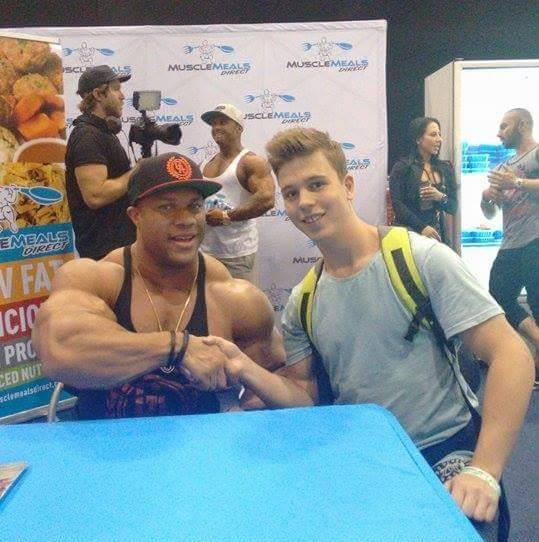
#> input picture Course/ComputerVision/Files/weeee.jpg, 539 x 542 px, found by its file name
$ python detectFaces.py
#> lines starting #> are read from the running program, lines starting #| are printed output that depends on the picture; after the words box and inside, x2 and y2 are one past the last pixel; in counts of white or black regions, pixels touching at a corner belong together
import cv2

face_cascade=cv2.CascadeClassifier("haarcascade_frontalface_default.xml") #Select the Haar Cascade (Can be other ones)

img=cv2.imread("weeee.jpg") # Read the Image we want to search for faces in
#> img is the input picture: shape (542, 539, 3); mean B, G, R 150.7, 147.2, 134
gray_img=cv2.cvtColor(img,cv2.COLOR_BGR2GRAY) # Convert to Grey (Because it is better to use Grayscale when processing images for recognition)
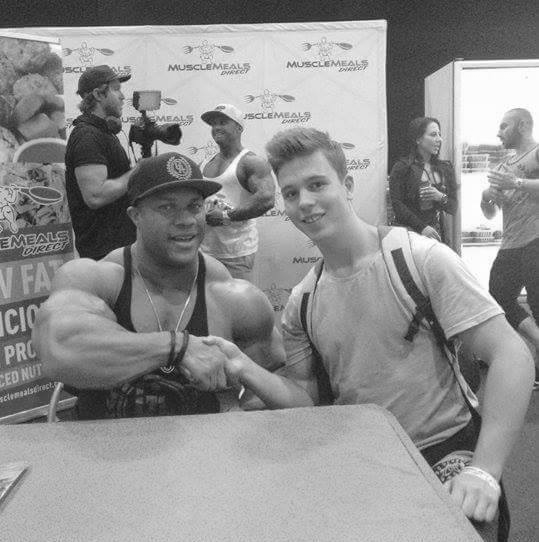
#> gray_img: shape (542, 539); min 13, max 255, mean 143.7

faces=face_cascade.detectMultiScale(gray_img,
scaleFactor=1.2,
minNeighbors=5) # 5% scale less in the image to search for faces (scaleFactor)
#> faces = [[265, 158, 79, 79]]

for x, y, w, h in faces:
    img=cv2.rectangle(img, (x,y), (x+w,y+h), (0,255,0), 3) # Draw a GREEN rectangle over the face that has been detected.
#> this loop made 1 pass
#> pass 1, `img=cv2.rectangle(img, (x,y), (x+w,y+h), (0,255,0), 3)`:
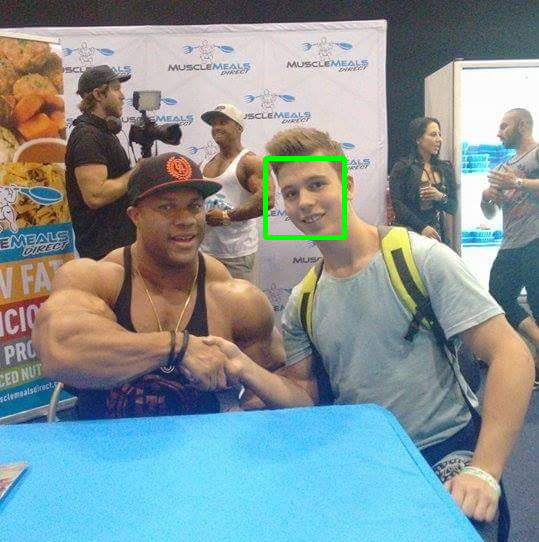
#> img: shape (542, 539, 3); 0.54% of pixels changed, all inside (x1, y1, x2, y2) = (263, 156, 347, 240)

# print(type(faces))
# print(faces)

print(img.shape)
#| (542, 539, 3)
if img.shape[0] > 1000 or img.shape[1] > 1000:
    resized=cv2.resize(img, (int(img.shape[1]/4),int(img.shape[0]/4)))
else:
    resized=img


cv2.imshow("Faces", resized)
cv2.waitKey(0)
cv2.destroyAllWindows()

$ run again, with Course/ComputerVision/Files/ky.jpg copied over Course/ComputerVision/Files/weeee.jpg
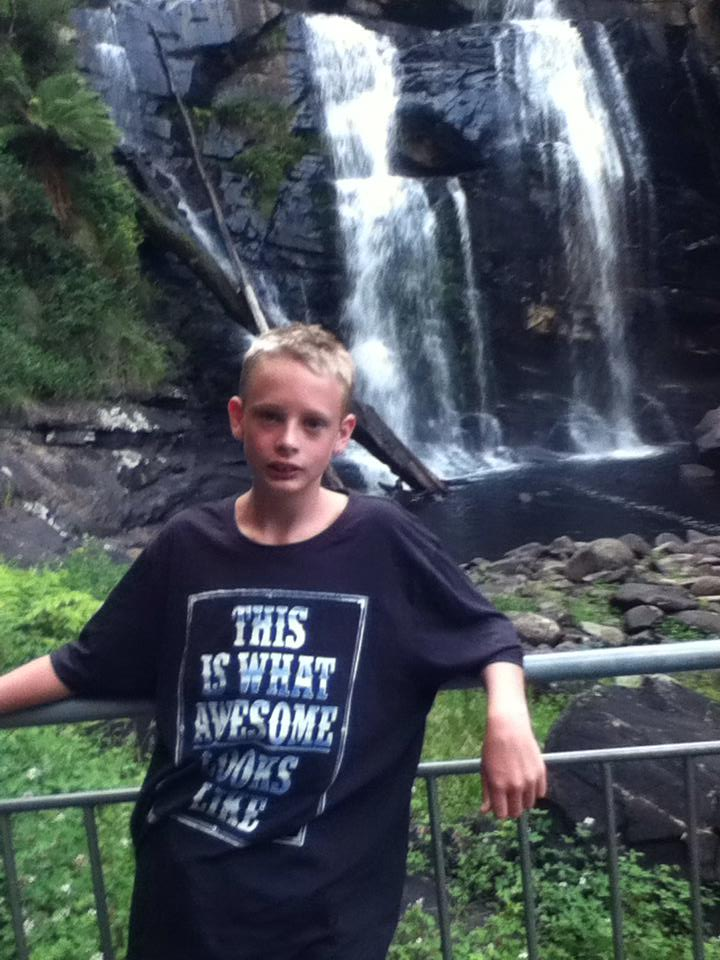
#> input picture Course/ComputerVision/Files/ky.jpg, 720 x 960 px, found by its file name
#> img is the input picture: shape (960, 720, 3); mean B, G, R 88.1, 81.5, 73.8
#> `gray_img=cv2.cvtColor(img,cv2.COLOR_BGR2GRAY)`:
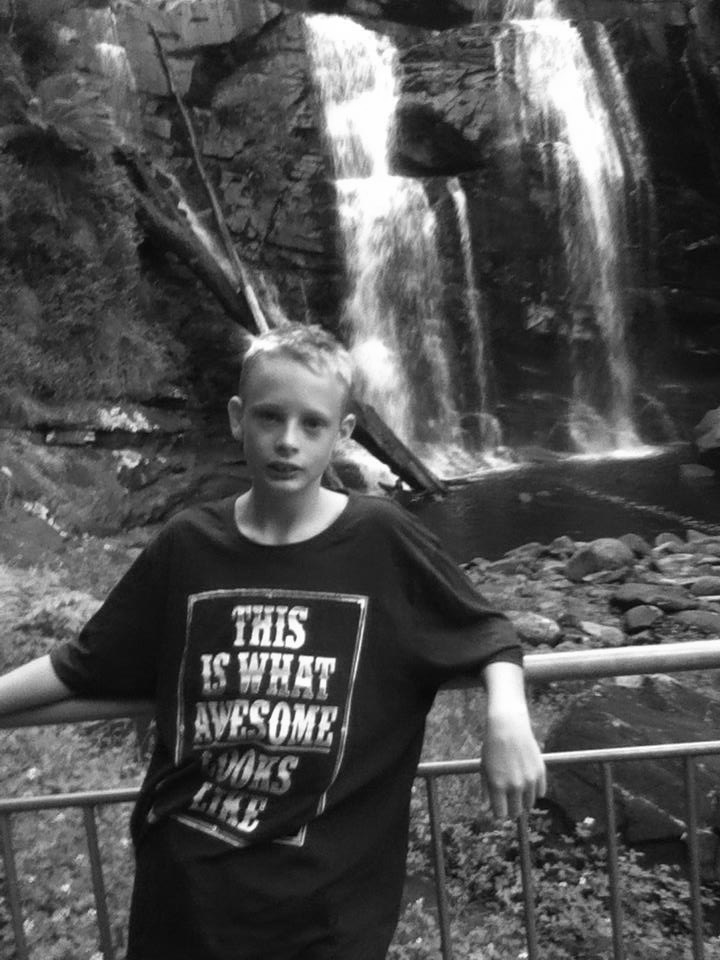
#> gray_img: shape (960, 720); min 2, max 255, mean 80
#> faces = [[227, 374, 123, 123]]
#> the loop `for x, y, w, h in faces:` made 1 pass
#> pass 1, `img=cv2.rectangle(img, (x,y), (x+w,y+h), (0,255,0), 3)`:
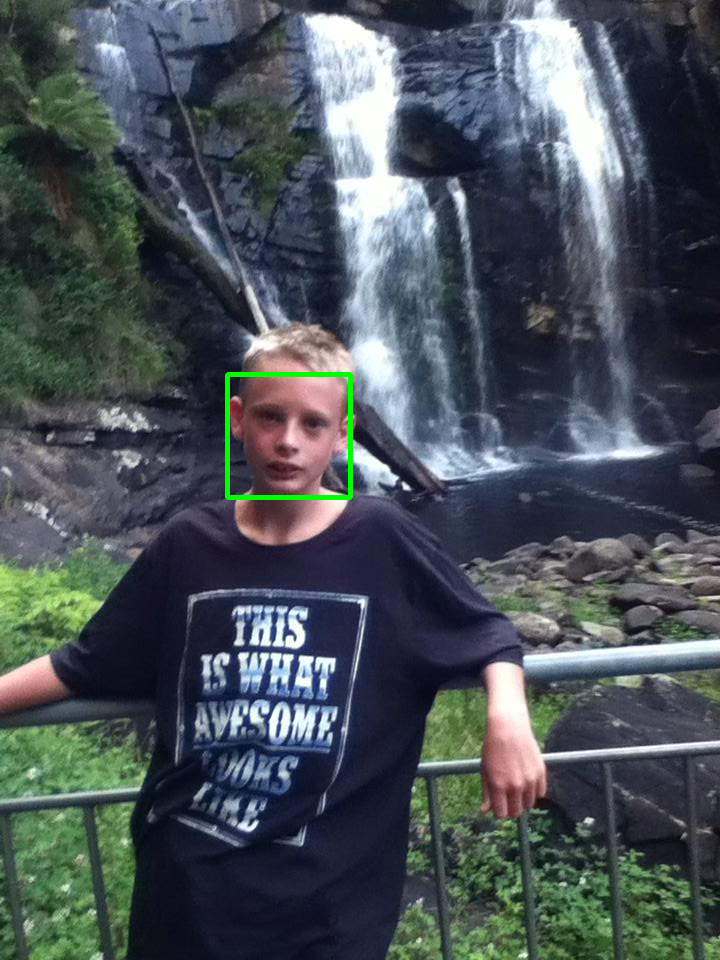
#> img: shape (960, 720, 3); 0.35% of pixels changed, all inside (x1, y1, x2, y2) = (225, 372, 353, 500)
#| (960, 720, 3)

$ run again, with Course/ComputerVision/Files/mum.jpg copied over Course/ComputerVision/Files/weeee.jpg
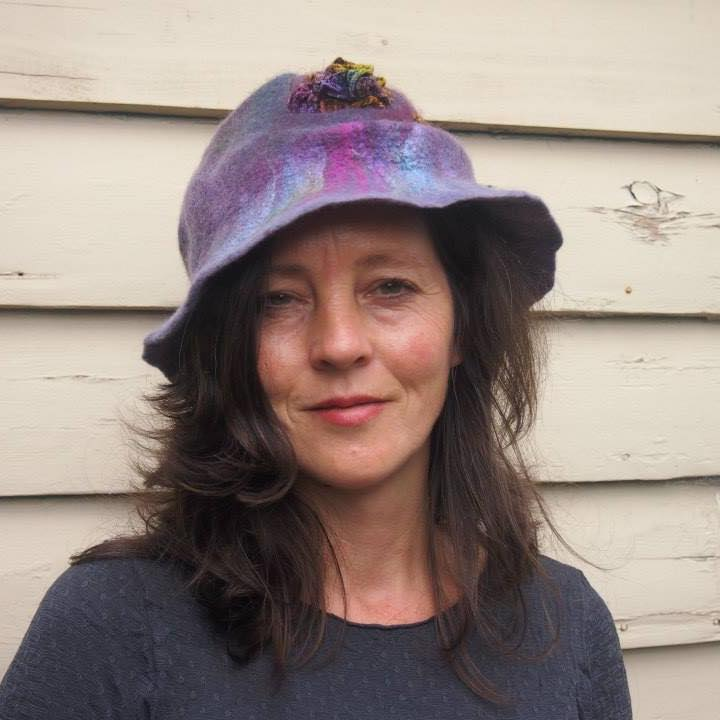
#> input picture Course/ComputerVision/Files/mum.jpg, 720 x 720 px, found by its file name
#> img is the input picture: shape (720, 720, 3); mean B, G, R 129.9, 135.3, 150
#> `gray_img=cv2.cvtColor(img,cv2.COLOR_BGR2GRAY)`:
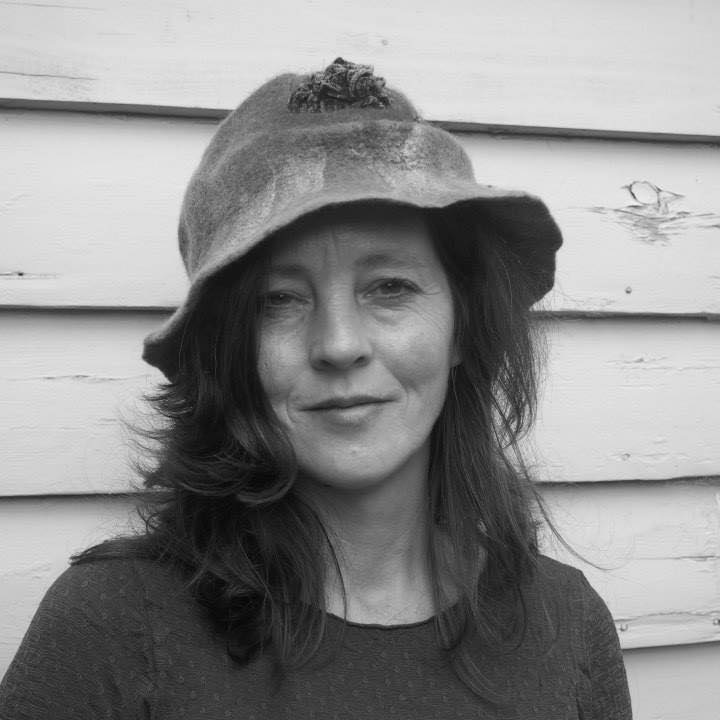
#> gray_img: shape (720, 720); min 1, max 245, mean 139.1
#> faces = [[214, 199, 263, 263]]
#> the loop `for x, y, w, h in faces:` made 1 pass
#> pass 1, `img=cv2.rectangle(img, (x,y), (x+w,y+h), (0,255,0), 3)`:
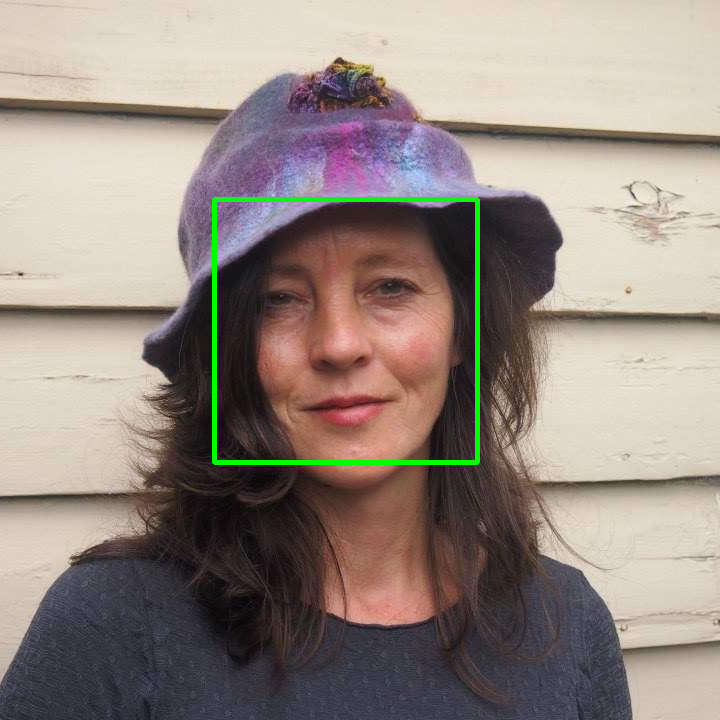
#> img: shape (720, 720, 3); 1.01% of pixels changed, all inside (x1, y1, x2, y2) = (212, 197, 480, 465)
#| (720, 720, 3)
